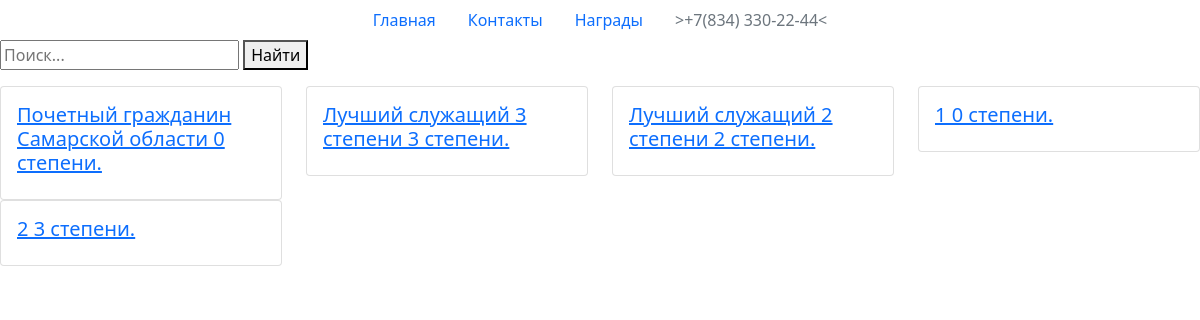
Before: / with the older database file.
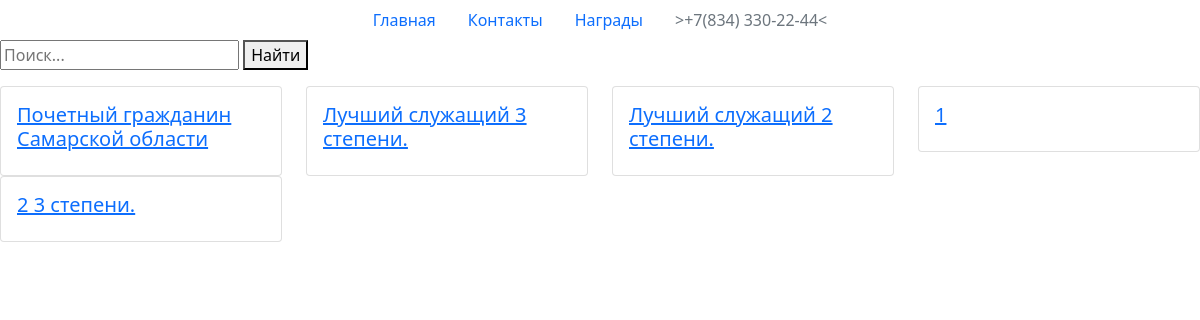
After: the same page with the newer database file.
### awards/models.py (models this page shows)
class Award(models.Model):
    name = models.TextField(db_index=True, verbose_name='Наименование')
    picture = models.ImageField(upload_to='pictures',
                                verbose_name='Изображение награды')
    description = models.TextField(verbose_name='Описание награды')
    conditions = models.TextField(verbose_name='Условия получения награды')
    necessary_awards = models.TextField(verbose_name='Необходимые награды')
    excluding_awards = models.TextField(verbose_name='Запрещающие награды')
    entry = models.FileField(upload_to='entryes',
                             verbose_name='Заявка на получение награды')
    rank = models.IntegerField(null=True, blank=True, verbose_name='Степень ордена')
    necessary_docs = models.FileField(null=True, blank=True, upload_to='docs',
                                      default=None, verbose_name='Необходимые документы')
    def __str__(self):
        if self.rank is None:
            return f'{self.name}'
        else:
            return f'{self.name} {self.rank} степени.'

### awards/views.py (the view)
# urls.py: path('', views.IndexView.as_view(), name='index'),
class IndexView(generic.ListView):
    template_name = 'awards/index.html'
    context_object_name = 'award_list'
    def get_queryset(self):
        award_list = Award.objects.all()
        return award_list

### awards/templates/awards/index.html (shortened to what this page needs)
{% load static %}
<html lang="ru">
<head>
    <link rel="stylesheet" type="text/css" href="{% static '/awards/style.css' %}">
    <link rel="stylesheet" type="text/css" href="{% static '/awards/css/bootstrap.min.css' %}">
</head>
<body>
<div>
    <ul class="nav justify-content-center">
        <li class="nav-item">
            <a class="nav-link active" href="/">Главная</a>
        </li>
        <li class="nav-item">
            <a class="nav-link active" href="#">Контакты</a>
        </li>
        <li class="nav-item">
            <a class="nav-link active" href="/">Награды</a>
        </li>
        <li class="nav-item">
            <a class="nav-link disabled" href="#">>+7(834) 330-22-44<</a>
        </li>
    </ul>
    <form action="awards/search" method="GET">
        <input type="text" name="q" placeholder="Поиск..." required>
        <button type="submit">Найти</button>
    </form>
    <div class="row">
        {% for award in award_list %}
        <div class="col-md-3">
            <div class="card"><a href="/awards/{{ award.pk }}">
                <div class="card-body">
                    <h5 class="card-title">{{ award }}</h5>
                </div>
            </a>
            </div>
        </div>
        {% if forloop.counter|divisibleby:4 %}
    </div>
    <div class="row">
        {% endif %}
        {% endfor %}
    </div>
</div>
</body>
</html>

Changed rows visible on the page:
changed Award: rank+name "Почетный гражданин Самарской области 0 степени." → "Почетный гражданин Самарской области"
changed Award: rank+name "Лучший служащий 3 степени 3 степени." → "Лучший служащий 3 степени."
changed Award: rank+name "Лучший служащий 2 степени 2 степени." → "Лучший служащий 2 степени."
changed Award (number 4 of 5 on the later page): rank+name "1 0 степени." → "1"
